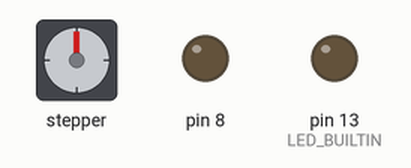
A sketch run on a simulated Arduino Uno, built with avr-gcc and run on an emulated ATmega328P. Shown: stepper motor, output pins drawn as LEDs (lit = HIGH). Wiring (inferred from the names in the program): stepper motor driver (200 steps per turn assumed): step pin 2; direction pin 5. Pins used as bus, display or sensor lines are not drawn.

Above: at 0.05 s.
At 0.65 s:
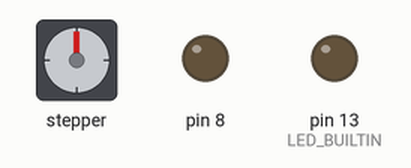
At 1.3 s:
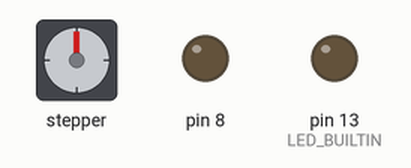
At 2.55 s:
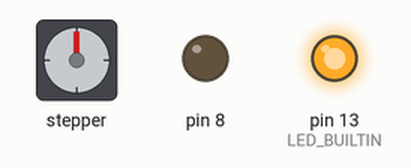
Timing chart, 0 to 6.0 s (numbered marks = the images above):
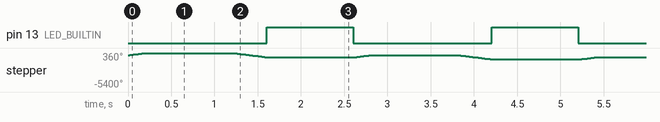

The sketch:

stepperTesting.ino
```cpp
// defines pins numbers
const int stepPin =2;
const int dirPin = 5;

void setup() {
  // Sets the two pins as Outputs
  pinMode(stepPin,OUTPUT);
  pinMode(dirPin,OUTPUT);
  pinMode(LED_BUILTIN, OUTPUT);
  pinMode(8, OUTPUT);
}
void loop() {
  digitalWrite(8, LOW);
  digitalWrite(dirPin,HIGH); // Enables the motor to move in a particular direction
  // Makes 200 pulses for making one full cycle rotation
  for(int x = 0; x < 200; x++) {
    digitalWrite(stepPin,HIGH);
    delayMicroseconds(500);
    digitalWrite(stepPin,LOW);
    delayMicroseconds(500);
  }
  delay(1000); // One second delay

  digitalWrite(dirPin,LOW); //Changes the rotations direction
  // Makes 400 pulses for making two full cycle rotation
  for(int x = 0; x < 400; x++) {
    digitalWrite(stepPin,HIGH);
    delayMicroseconds(500);
    digitalWrite(stepPin,LOW);
    delayMicroseconds(500);
  }
  digitalWrite(LED_BUILTIN, HIGH);
  delay(1000);
  digitalWrite(LED_BUILTIN, LOW);
}
```

Measured:
- by itself, pin 13 (LED_BUILTIN): alternates HIGH for 1.0 s and LOW for 1.6 s
- by itself, stepper: turns 360° clockwise in 0.18 s, then 720° counter-clockwise in 0.40 s, repeating every 2.6 s
